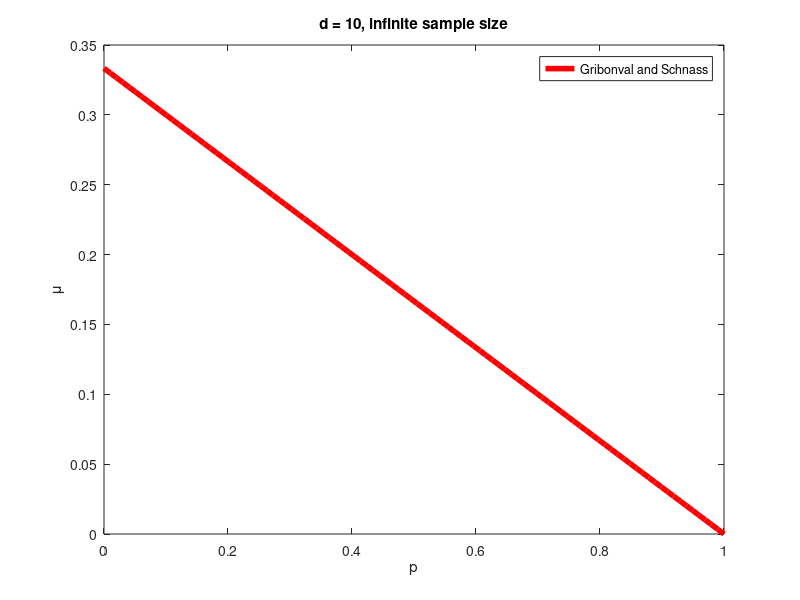

The MATLAB source for this figure: (Note: this script raises an error after producing the figure.)
d = 10;
N = 100;
p = linspace(0, 1, N);
mu = linspace(0, 1, N);
GS_pred = (1 - p)./sqrt(d - 1);
Wu_pred = zeros(size(p));
for i = 1:length(p)
    for s = 0:(d - 1)
        Wu_pred(i) = Wu_pred(i) + nchoosek(d - 1, s)*p(i)^s * (1 - p(i))^(d - s) * sqrt(s);
    end
    Wu_pred(i) = Wu_pred(i)/(p(i) * (d - 1));
end
h2 = plot(mu, GS_pred, '-r', 'LineWidth', 4)%, mu, Wu_pred, '-b', 'LineWidth', 4);
legend(h2, 'Gribonval and Schnass')%, 'Wu and Yu')
xlabel('p')
ylabel('\mu')
title('d = 10, infinite sample size')

%% add empirical plot
local_bool = zeros(N/10, N/10, 5);
for i = 1:N/10
    for j = 1:N/10
        true_dict  = ((1 - mu(i*10 - 9)) * eye(d) + mu(i*10-9) * ones(d))^.5;
        for trial_index = 1:5
            true_coef  = (randn(d, 1000) .* (rand(d, 1000) < p(j*10-1)));
            local_bool(i, j, trial_index) = is_sharp(true_coef, ...
                true_dict, ... 
                0, ... %slope
                1e-6, ... %thres1
                inf, ... %thres2
                0) < 1e-6; %verbose
        end
    end
end
local_bool = mean(local_bool, 3);
%%
h = pcolor(mu((1:N/10) * 10 - 9), p((1:N/10) * 10 - 9), 1 - local_bool);
colormap gray
set(h, 'EdgeColor', 'none');
axis([0, 1, 0, 1])
hold on;
%xlabel('p');
%ylabel('\mu');
%xticks(mu((1:N/10) * 10 - 5));
%xticklabels(strread(num2str(mu((1:N/10) * 10 - 5)),'%s'));
%yticks(mu((1:N/10) * 10 - 5));
%yticklabels(strread(num2str(mu((1:N/10) * 10 - 5)),'%s'));

